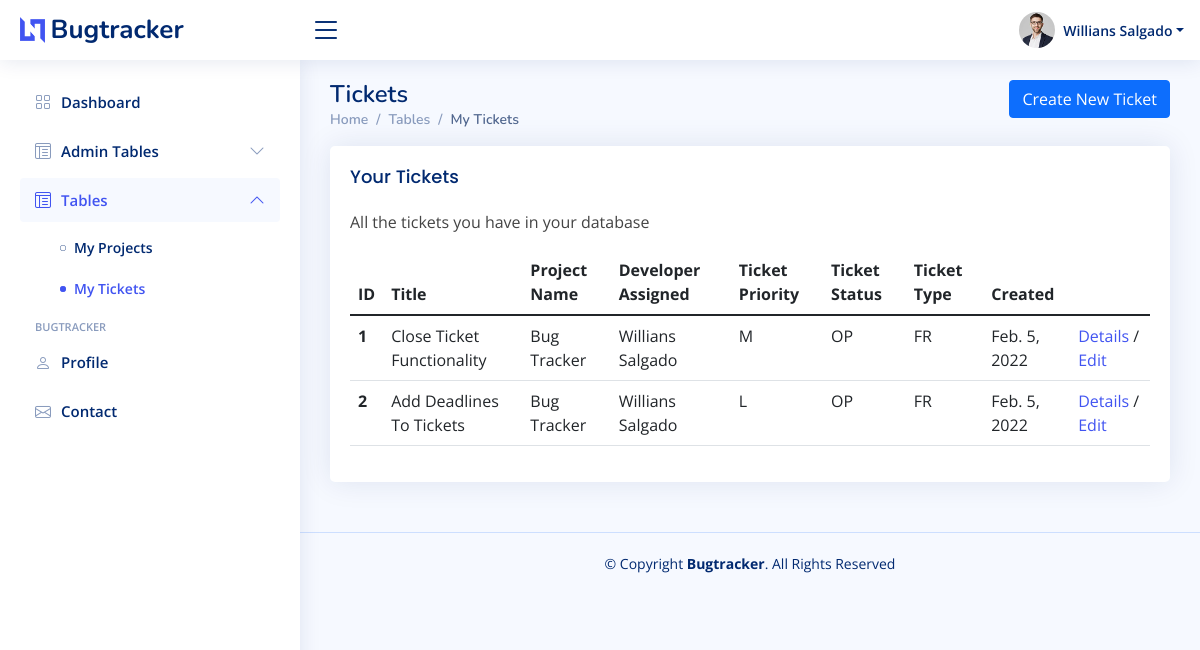
Before: /my-tickets/ (signed in) with the older database file.
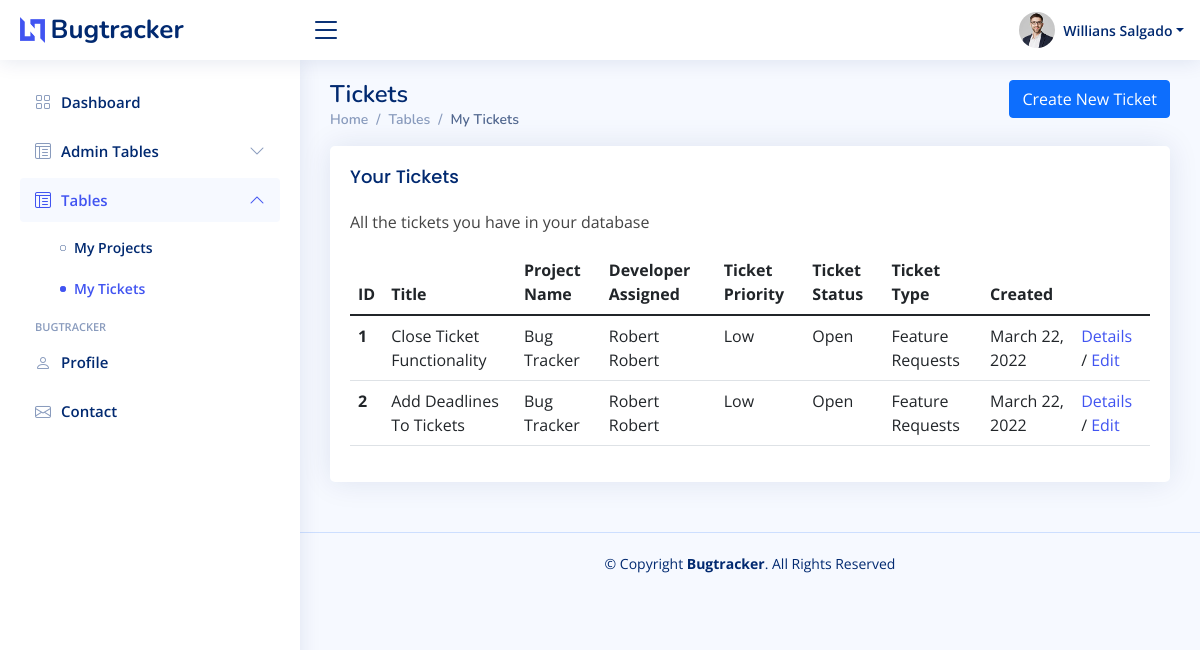
After: the same page with the newer database file.
### bugtracker/models.py (models this page shows, shortened)
class Ticket(models.Model):
    priority_level_choices = [
        ("none", "None"),
        ("low", "Low"),
        ("medium", "Medium"),
        ("high", "High"),
        ("very_high", "Very High"),
    ]
    status_choices = [
        ("new", "New"),
        ("open", "Open"),
        ("in_progress", "In Progress"),
        ("resolved", "Resolved"),
        ("additional_info_required", "Additional Info Required"),
    ]
    ticket_type_choices = [
        ("bugs_errors", "Bugs/Errors"),
        ("feature_requests", "Feature Requests"),
        ("other_comments", "Other Comments"),
        ("training_document_requests", "Training / Document Requests"),
    ]
    submitter = models.ForeignKey(User, on_delete=models.RESTRICT, related_name="submitter", default=1)
    modified_by = models.ForeignKey(User, on_delete=models.RESTRICT, default=1)
    assigned_developer = models.ForeignKey(User, on_delete=models.RESTRICT, related_name="assigned_developer", default=1)
    project = models.ForeignKey(Project, on_delete=models.CASCADE)
    title = models.CharField(max_length=50)
    description = models.TextField()
    priority_level = models.CharField(max_length=50, choices=priority_level_choices)
    status = models.CharField(max_length=50, choices=status_choices)
    ticket_type = models.CharField(max_length=50, choices=ticket_type_choices)
    created = models.DateField(auto_now_add=True)
    updated = models.DateField(auto_now=True)

class Project(models.Model):
    assigned_personnel = models.ManyToManyField(User)
    name = models.CharField(max_length=50)
    description = models.TextField()

### bugtracker/views.py (the view)
# urls.py: path("my-tickets/", views.ticketListView, name="ticket_list"),
@login_required
@permission_required("bugtracker.view_ticket")
def ticketListView(request):
    if request.user.has_perm("bugtracker.change_project"):
        ticket_list = Ticket.objects.all()
    else:
        ticket_list = Ticket.objects.filter(project__assigned_personnel=request.user)
    context = {"ticket_list": ticket_list}
    return render(request, "admin/tickets/ticket_list.html", context)

### templates/admin/tickets/ticket_list.html (shortened to what this page needs)
{% extends 'admin/admin-base.html' %}
{% block content %}
	<main id="main" class="main">
		<div class="float-end">
			<a href="{% url 'ticket_create' %}" class="btn btn-primary">
				Create New Ticket
			</a>
		</div>
		<div class="pagetitle">
		  <h1>Tickets</h1>
		  <nav>
			<ol class="breadcrumb">
			  <li class="breadcrumb-item"><a href="{% url 'bugtracker_dashboard' %}">Home</a></li>
			  <li class="breadcrumb-item">Tables</li>
			  <li class="breadcrumb-item active">My Tickets</li>
			</ol>
		  </nav>
		</div>
		<section class="section">
		  <div class="row">
			<div class="col-lg-12">
			  <div class="card">
				<div class="card-body">
				  <h5 class="card-title">Your Tickets</h5>
				  <p>All the tickets you have in your database</p>
				  <table class="table datatable">
					<thead>
					  <tr>
						<th scope="col">ID</th>
						<th scope="col">Title</th>
						<th scope="col">Project Name</th>
						<th scope="col">Developer Assigned</th>
						<th scope="col">Ticket Priority</th>
						<th scope="col">Ticket Status</th>
						<th scope="col">Ticket Type</th>
						<th scope="col">Created</th>
						<th scope="col"></th>
					  </tr>
					</thead>
					<tbody>
						{% include 'admin/tickets/ticket_list_logic.html' %}
					</tbody>
				  </table>
				</div>
			  </div>
			</div>
		  </div>
		</section>
	  </main>
{% endblock %}

### templates/admin/tickets/ticket_list_logic.html
				{% if ticket_list %}
				{% for ticket in ticket_list %}
					<tr>
					  <th scope="row">{{ ticket.id }}</th>
					  <td>{{ ticket.title }}</td>
					  <td>{{ ticket.project.name }}</td>
					  <td>{{ ticket.assigned_developer.first_name}}</td>
					  <td>{{ ticket.get_priority_level_display }}</td>
					  <td>{{ ticket.get_status_display }}</td>
					  <td>{{ ticket.get_ticket_type_display }}</td>
					  <td>{{ ticket.created }}</td>
					  <td>
						  <a href="{% url 'ticket_detail' ticket.id %}">Details</a> /
						  <a href="{% url 'ticket_update' ticket.id %}">Edit</a>
					  </td>
					</tr>
				{% endfor %}
				{% endif %}

Changed rows visible on the page:
changed Ticket "Close Ticket Functionality": assigned_developer.first_name "Willians Salgado" → "Robert Robert"; priority_level "M" → "Low"; status "OP" → "Open"; ticket_type "FR" → "Feature Requests"; created "Feb. 5, 2022" → "March 22, 2022"
changed Ticket "Add Deadlines To Tickets": assigned_developer.first_name "Willians Salgado" → "Robert Robert"; priority_level "L" → "Low"; status "OP" → "Open"; ticket_type "FR" → "Feature Requests"; created "Feb. 5, 2022" → "March 22, 2022"
